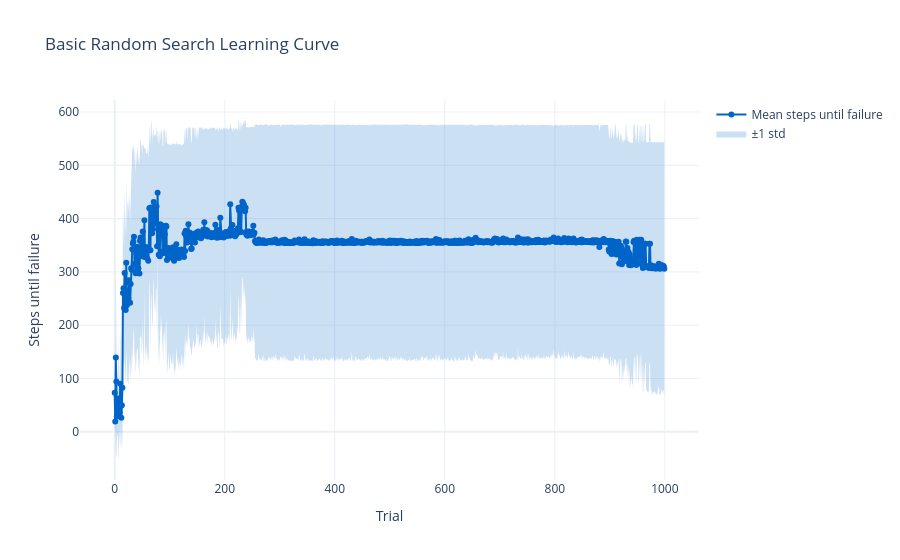

The notebook cell saved with this chart:
### Markdown cell above
# Basic random search
Here we implement the Basic Random Search algorithm from [Simple random search provides a competitive approach to reinforcement learning](https://arxiv.org/pdf/1803.07055).
For each "iteration" of the algorithm we perturb our weight vector theta symmetrically in N random directions (+/- direction) and rollout each of those weight vectors. After collecting the reward from those trajectories, we take the differences between the + and - rewards in each direction, multiply them by the direction they were derived from, and average that (scaled by alpha). Basically, we want to nudge our theta in the directions which did better, scaled by how much better they did.

Here's the pseudocode:
![](BRS.png)

### Code cell
import sys
sys.path.append('..')
from agent import init_agent, reset_agent, get_action, update, model_name, save_trained_agent, init_trained_agent

from train import train_loop
from utils.plotting import plot_trial_results

# if training:
all_trial_results = train_loop(init_agent, reset_agent, get_action, update, model_name, save_trained_agent)
mean_curve = all_trial_results.mean(axis=0)
std_curve = all_trial_results.std(axis=0)
plot_trial_results(model_name, mean_curve, std_curve)

### Figure 1 — Plotly figure (JSON) as saved in the notebook; plotly's stock layout.template omitted (floating-point values rounded to 4 significant figures; data arrays with more than 128 entries replaced by an {"elided": "..."} marker saying what was removed)
{"data": [{"hoverinfo": "skip", "line": {"width": 0}, "mode": "lines", "showlegend": false, "type": "scatter", "x": {"elided": "1000 int values"}, "y": {"elided": "1000 float values"}}, {"fill": "tonexty", "fillcolor": "rgba(0, 100, 200, 0.2)", "hoverinfo": "skip", "line": {"width": 0}, "mode": "lines", "name": "±1 std", "type": "scatter", "x": {"elided": "1000 int values"}, "y": {"elided": "1000 float values"}}, {"line": {"color": "rgb(0, 100, 200)"}, "mode": "lines+markers", "name": "Mean steps until failure", "type": "scatter", "x": {"elided": "1000 int values"}, "y": {"elided": "1000 float values"}}], "layout": {"title": {"text": "Basic Random Search Learning Curve"}, "xaxis": {"title": {"text": "Trial"}}, "yaxis": {"title": {"text": "Steps until failure"}}}}
